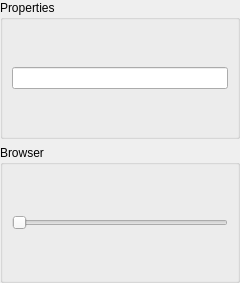
<?xml version="1.0" encoding="UTF-8"?>
<ui version="4.0">
 <class>MusicControl</class>
 <widget class="QWidget" name="MusicControl">
  <property name="geometry">
   <rect>
    <x>0</x>
    <y>0</y>
    <width>240</width>
    <height>283</height>
   </rect>
  </property>
  <property name="minimumSize">
   <size>
    <width>200</width>
    <height>0</height>
   </size>
  </property>
  <property name="maximumSize">
   <size>
    <width>240</width>
    <height>16777215</height>
   </size>
  </property>
  <property name="windowTitle">
   <string>Music Control</string>
  </property>
  <layout class="QVBoxLayout" name="m_qVerticalLayoutRoot">
   <property name="leftMargin">
    <number>0</number>
   </property>
   <property name="topMargin">
    <number>0</number>
   </property>
   <property name="rightMargin">
    <number>0</number>
   </property>
   <property name="bottomMargin">
    <number>0</number>
   </property>
   <item>
    <widget class="QGroupBox" name="m_qGroupBoxProperties">
     <property name="minimumSize">
      <size>
       <width>200</width>
       <height>0</height>
      </size>
     </property>
     <property name="title">
      <string>Properties</string>
     </property>
     <layout class="QVBoxLayout" name="verticalLayout">
      <item>
       <widget class="QLineEdit" name="m_qLineEditSTCFile"/>
      </item>
     </layout>
    </widget>
   </item>
   <item>
    <widget class="QGroupBox" name="m_qGroupBoxBrowser">
     <property name="title">
      <string>Browser</string>
     </property>
     <layout class="QVBoxLayout" name="m_qVerticalLayoutBrowser">
      <item>
       <widget class="QSlider" name="m_qSliderTimePoint">
        <property name="orientation">
         <enum>Qt::Horizontal</enum>
        </property>
       </widget>
      </item>
     </layout>
    </widget>
   </item>
  </layout>
 </widget>
 <resources/>
 <connections/>
</ui>
